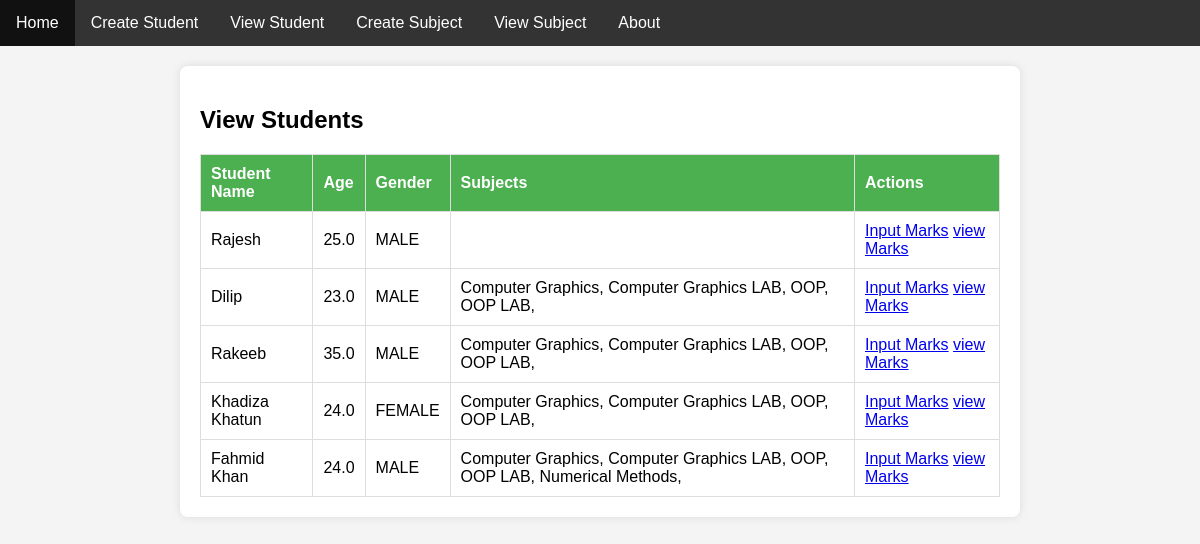
Page /viewStudentPage/ on the committed database.
### myApp/models.py (models this page shows, shortened)
class studentModel(models.Model):
    GENDER=[
        ('male','MALE'),('female','FEMALE')
    ]
    StudentName=models.CharField(max_length=120,null=True)
    Age=models.FloatField()
    Gender=models.CharField(choices=GENDER,max_length=120,null=True)
    Subjects=models.ManyToManyField(SubjectModel)

class SubjectModel(models.Model):
    SubjectName=models.CharField(max_length=120)
    SubjectCode=models.CharField(max_length=120)
    Credit=models.CharField(max_length=120)

### myProject/views.py (the view)
# urls.py: path('viewStudentPage/', viewStudentPage,name='viewStudentPage'),
def viewStudentPage(request):
    students = studentModel.objects.all()
    return render(request, 'viewStudentPage.html', {'students': students})

### template/viewStudentPage.html (shortened to what this page needs)
{% include "base.html" %}
{% block content %}
<!DOCTYPE html>
<html lang="en">
<head>
</head>
<body>
<div class="container">
    <h2>View Students</h2>
    <table>
        <thead>
            <tr>
                <th>Student Name</th>
                <th>Age</th>
                <th>Gender</th>
                <th>Subjects</th>
                <th>Actions</th>
            </tr>
        </thead>
        <tbody>
            {% for student in students %}
                <tr>
                    <td>{{ student.StudentName }}</td>
                    <td>{{ student.Age }}</td>
                    <td>{{ student.get_Gender_display }}</td>
                    <td>
                        {% for subject in student.Subjects.all %}
                            {{ subject.SubjectName }},
                        {% endfor %}
                    </td>
                    <td>
                        <a href="{% url "inputMarksPage" student.id %}">Input Marks</a>
                        <a href="{% url "viewMarksPage" student.id %}">view Marks</a>
                    </td>
                </tr>
            {% endfor %}
        </tbody>
    </table>
</div>
</body>
</html>
{% endblock content %}

### template/base.html (shortened to what this page needs)
<!DOCTYPE html>
<html>
<head>
</head>
<body>
{% include 'include/navbar.html' %}
</body>
</html>

### template/include/navbar.html
<ul>
    <li><a class="active" href="{% url "dashboardPage" %}">Home</a></li>
    <li><a href="{% url "createStudenPage" %}">Create Student</a></li>
    <li><a href="{% url "viewStudentPage" %}">View Student</a></li>
    <li><a href="{% url "createSubjectPage" %}">Create Subject</a></li>
    <li><a href="{% url "viewSubjectPage" %}">View Subject</a></li>
    <li><a href="#about">About</a></li>
  </ul>

### template/base.html (style rules this page uses)
ul { list-style-type: none; margin: 0; padding: 0; overflow: hidden; background-color: #333; }
li { float: left; }
li a { display: block; color: white; text-align: center; padding: 14px 16px; text-decoration: none; }

### template/viewStudentPage.html (style rules this page uses)
body { font-family: Arial, sans-serif; background-color: #f4f4f4; margin: 0; padding: 0; }
.container { max-width: 800px; margin: 20px auto; background-color: #fff; padding: 20px; border-radius: 8px; box-shadow: 0 0 10px rgba(0, 0, 0, 0.1); }
table { width: 100%; border-collapse: collapse; margin-top: 20px; }
th, td { border: 1px solid #ddd; padding: 10px; text-align: left; }
th { background-color: #4caf50; color: white; }

### rows in the picture
studentModel: StudentName "Rajesh", Age "25.0", Gender "MALE"
studentModel: StudentName "Dilip", Age "23.0", Gender "MALE"
SubjectModel: SubjectName "Computer Graphics"
SubjectModel: SubjectName "Computer Graphics LAB"
SubjectModel: SubjectName "OOP"
SubjectModel: SubjectName "OOP LAB"
studentModel: StudentName "Rakeeb", Age "35.0", Gender "MALE"
studentModel: StudentName "Khadiza Khatun", Age "24.0", Gender "FEMALE"
studentModel: StudentName "Fahmid Khan", Age "24.0", Gender "MALE"
SubjectModel: SubjectName "Numerical Methods"
